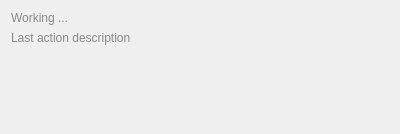
<?xml version="1.0" encoding="UTF-8"?>
<ui version="4.0">
 <class>NoQuestionWidget</class>
 <widget class="QWidget" name="NoQuestionWidget">
  <property name="geometry">
   <rect>
    <x>0</x>
    <y>0</y>
    <width>400</width>
    <height>134</height>
   </rect>
  </property>
  <property name="sizePolicy">
   <sizepolicy hsizetype="Preferred" vsizetype="Maximum">
    <horstretch>0</horstretch>
    <verstretch>0</verstretch>
   </sizepolicy>
  </property>
  <property name="windowTitle">
   <string>Form</string>
  </property>
  <layout class="QVBoxLayout" name="verticalLayout">
   <item>
    <widget class="QLabel" name="wokring_lbl">
     <property name="styleSheet">
      <string notr="true">color: rgb(136, 136, 136);</string>
     </property>
     <property name="text">
      <string>Working ...</string>
     </property>
    </widget>
   </item>
   <item>
    <widget class="QLabel" name="last_action_lbl">
     <property name="styleSheet">
      <string notr="true">color: rgb(136, 136, 136);</string>
     </property>
     <property name="text">
      <string>Last action description</string>
     </property>
    </widget>
   </item>
   <item>
    <spacer name="verticalSpacer">
     <property name="orientation">
      <enum>Qt::Vertical</enum>
     </property>
     <property name="sizeHint" stdset="0">
      <size>
       <width>20</width>
       <height>40</height>
      </size>
     </property>
    </spacer>
   </item>
  </layout>
 </widget>
 <resources/>
 <connections/>
</ui>
